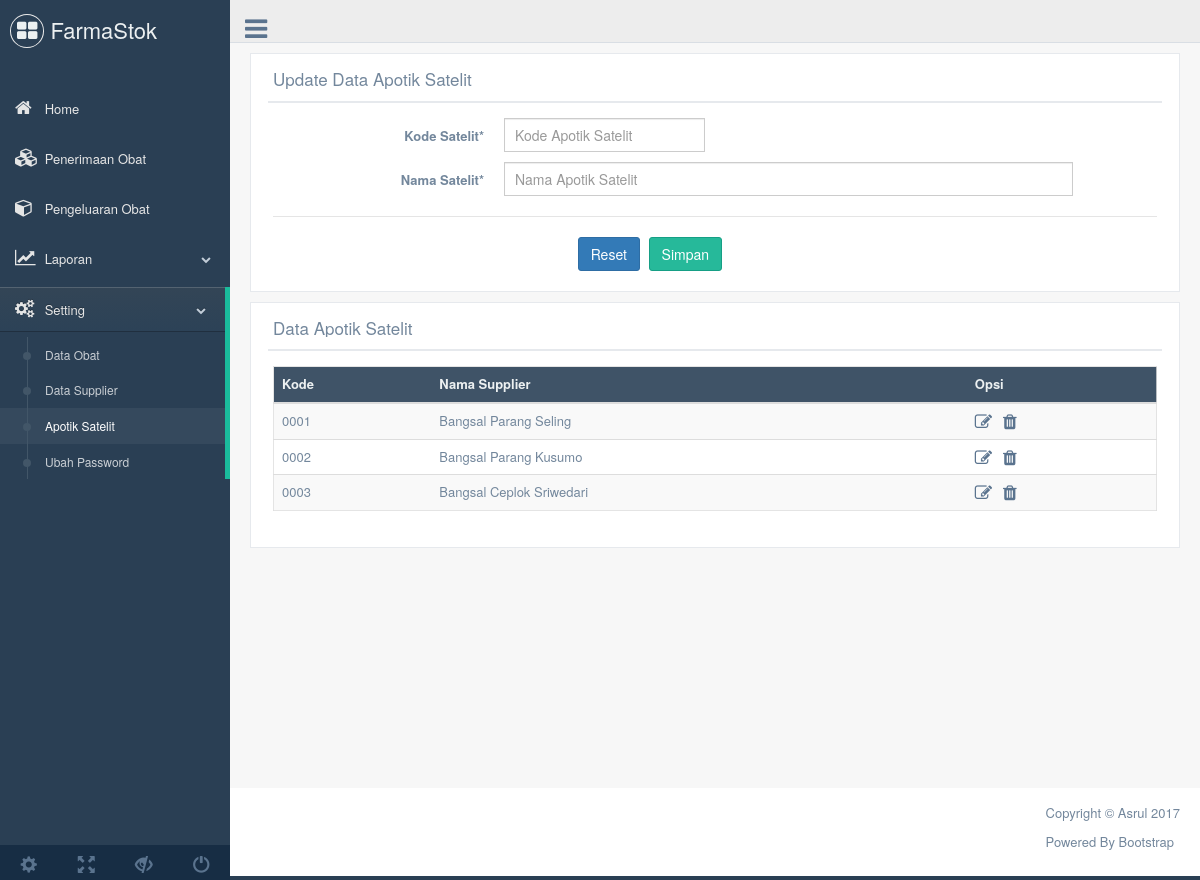
Page /datasat.php (signed in) on the committed database.
### tables this page shows
CREATE TABLE `tsatelit` (
  `id` int(11) NOT NULL,
  `kdsat` varchar(5) NOT NULL,
  `nmsat` varchar(30) NOT NULL
);

### datasat.php (the view, shortened to what this page needs)
<!DOCTYPE html>
<html lang="en">
<?php include('head.php');
$edit = $kdsat = $nmsat = '';
?>
 <body class="nav-md">
  <div class="container body">
    <div class="main_container">
<?php
	include('topnav.php');
	include('sidemenu.php');
?>
        <div class="right_col" role="main">
		  <div class="">
		  	<div class="row">
              <div class="col-md-12 col-sm-12 col-xs-12">
                <div class="x_panel">
                  <div class="x_title">
                    <h2>Update Data Apotik Satelit</h2>
                    <div class="clearfix"></div>
                  </div>
                  <div class="x_content">
                    <form data-parsley-validate class="form-horizontal form-label-left" action="datasat.php" method="post">
                      <div class="form-group">
                        <label class="control-label col-md-3 col-sm-3 col-xs-12" for="kdsuppt">Kode Satelit<span class="required">*</span>
                        </label>
                        <div class="col-md-3 col-sm-3 col-xs-12">
                          <input type="text" id="kdsat" name="kdsat" required="required" class="form-control col-md-12 col-xs-12" placeholder="Kode Apotik Satelit" <?=$edit ? 'value="'.$kdsat.'"':'';?> />
                        </div>
                      </div>
                      <div class="form-group">
                        <label class="control-label col-md-3 col-sm-3 col-xs-12" for="nmsat">Nama Satelit<span class="required">*</span>
                        </label>
                        <div class="col-md-8 col-sm-8 col-xs-12">
                          <input type="text" id="nmsat" name="nmsat" required="required" class="form-control col-md-12 col-xs-12" placeholder="Nama Apotik Satelit" value="<?=$nmsat;?>" />
                        </div>
                      </div>
                      <div class="ln_solid"></div>
                      <div class="form-group">
                        <div class="col-md-6 col-sm-6 col-xs-12 col-md-offset-4">
			  <a href="datasat.php" class="btn btn-primary">Reset</a>
                          <button type="submit" class="btn btn-success"><?=$edit ? 'Update' : 'Simpan';?></button>
                        </div>
                      </div>
                    </form>
                  </div>
                </div>
		  	  </div>
		    </div>
            <div class="row">
              <div class="col-md-12 col-sm-12 col-xs-12">
                <div class="x_panel">
                  <div class="x_title">
                    <h2>Data Apotik Satelit</h2>
                    <div class="clearfix"></div>
                  </div>
                  <div class="x_content">
                	<div class="table-responsive">
                      <table class="table table-striped jambo_table bulk_action">
                        <thead>
                          <tr class="headings">
                            <th class="column-title">Kode </th>
                            <th class="column-title">Nama Supplier</th>
                            <th class="column-title">Opsi</th>
                          </tr>
                        </thead>
                        <tbody>
                        <?php
                        $n = 1;
                        $sql ="select * from tsatelit";
                        $result=mysqli_query($db, $sql);
                        while ($row = mysqli_fetch_array($result, MYSQLI_ASSOC)) {
                			$id=$row['id'];
                        ?>
                          <tr class="<?=($n%2)==0 ? 'even ':'odd ';?> pointer">
                            <td class=" "><?php echo $row['kdsat'];?></td>
                            <td class=" "><?php echo $row['nmsat'];?></td>
                            <td class=" ">
                            <a href="<?php echo 'datasat.php?edit='.$id;?>" data-toggle="tooltip" title="Edit"><span class="fa fa-edit fa-lg"></span></a> &nbsp
                            <a href="<?php echo 'datasat.php?hapus='.$id;?>" data-toggle="tooltip" title="Hapus"><span class="fa fa-trash fa-lg" onClick="return confirm('Yakin menghapus data tersebut?')"></span></a>
                            </td>
                            </tr>
                        <?php $n++; } ?>
                        </tbody>
                      </table>
                    </div>
              	  </div>
                </div>
              </div>
            </div>
		  </div>
	    </div>
	<?php include('footer.php'); ?>
    </div>
  </div>
</body>
</html>

### rows in the picture
tsatelit: kdsat "0001", nmsat "Bangsal Parang Seling"
tsatelit: kdsat "0002", nmsat "Bangsal Parang Kusumo"
tsatelit: kdsat "0003", nmsat "Bangsal Ceplok Sriwedari"
